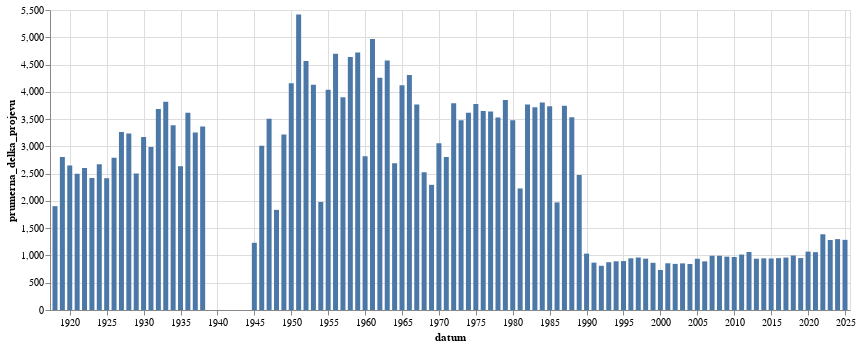

The code cell stored with this chart in its notebook:
### Code cell
alt.Chart(
    kontrola_delky.filter(pl.col('datum').dt.year() >= 1918).to_pandas(),
    width=800
).mark_bar().encode(
    alt.X('datum:T'),
    alt.Y('prumerna_delka_projevu:Q')
)

### Figure 1 — Vega-Lite specification as saved in the notebook (floating-point values rounded to 4 significant figures)
{"config": {"view": {"continuousWidth": 300, "continuousHeight": 300}}, "data": {"name": "data-3219122ea226f43803c2bcaff7624bf9"}, "mark": {"type": "bar"}, "encoding": {"x": {"field": "datum", "type": "temporal"}, "y": {"field": "prumerna_delka_projevu", "type": "quantitative"}}, "width": 800, "$schema": "https://vega.github.io/schema/vega-lite/v5.8.0.json", "datasets": {"data-3219122ea226f43803c2bcaff7624bf9": [{"datum": "1918-01-01T00:00:00", "delka_textu": 1307868, "id": 687, "prumerna_delka_projevu": 1904.0}, {"datum": "1919-01-01T00:00:00", "delka_textu": 11755382, "id": 4194, "prumerna_delka_projevu": 2803.0}, {"datum": "1920-01-01T00:00:00", "delka_textu": 15898067, "id": 5998, "prumerna_delka_projevu": 2651.0}, {"datum": "1921-01-01T00:00:00", "delka_textu": 20427916, "id": 8175, "prumerna_delka_projevu": 2499.0}, {"datum": "1922-01-01T00:00:00", "delka_textu": 20889856, "id": 8020, "prumerna_delka_projevu": 2605.0}, {"datum": "1923-01-01T00:00:00", "delka_textu": 13307427, "id": 5503, "prumerna_delka_projevu": 2418.0}, {"datum": "1924-01-01T00:00:00", "delka_textu": 15583407, "id": 5828, "prumerna_delka_projevu": 2674.0}, {"datum": "1925-01-01T00:00:00", "delka_textu": 11586594, "id": 4797, "prumerna_delka_projevu": 2415.0}, {"datum": "1926-01-01T00:00:00", "delka_textu": 21202547, "id": 7597, "prumerna_delka_projevu": 2791.0}, {"datum": "1927-01-01T00:00:00", "delka_textu": 21221102, "id": 6503, "prumerna_delka_projevu": 3263.0}, {"datum": "1928-01-01T00:00:00", "delka_textu": 20957175, "id": 6481, "prumerna_delka_projevu": 3234.0}, {"datum": "1929-01-01T00:00:00", "delka_textu": 10184589, "id": 4070, "prumerna_delka_projevu": 2502.0}, {"datum": "1930-01-01T00:00:00", "delka_textu": 25508059, "id": 8039, "prumerna_delka_projevu": 3173.0}, {"datum": "1931-01-01T00:00:00", "delka_textu": 19382424, "id": 6486, "prumerna_delka_projevu": 2988.0}, {"datum": "1932-01-01T00:00:00", "delka_textu": 14144243, "id": 3838, "prumerna_delka_projevu": 3685.0}, {"datum": "1933-01-01T00:00:00", "delka_textu": 16598305, "id": 4350, "prumerna_delka_projevu": 3816.0}, {"datum": "1934-01-01T00:00:00", "delka_textu": 11759465, "id": 3473, "prumerna_delka_projevu": 3386.0}, {"datum": "1935-01-01T00:00:00", "delka_textu": 9456131, "id": 3586, "prumerna_delka_projevu": 2637.0}, {"datum": "1936-01-01T00:00:00", "delka_textu": 13091707, "id": 3622, "prumerna_delka_projevu": 3614.0}, {"datum": "1937-01-01T00:00:00", "delka_textu": 11179775, "id": 3435, "prumerna_delka_projevu": 3255.0}, {"datum": "1938-01-01T00:00:00", "delka_textu": 5772730, "id": 1717, "prumerna_delka_projevu": 3362.0}, {"datum": "1945-01-01T00:00:00", "delka_textu": 1277718, "id": 1037, "prumerna_delka_projevu": 1232.0}, {"datum": "1946-01-01T00:00:00", "delka_textu": 10275904, "id": 3414, "prumerna_delka_projevu": 3010.0}, {"datum": "1947-01-01T00:00:00", "delka_textu": 9730333, "id": 2775, "prumerna_delka_projevu": 3506.0}, {"datum": "1948-01-01T00:00:00", "delka_textu": 6017588, "id": 3278, "prumerna_delka_projevu": 1836.0}, {"datum": "1949-01-01T00:00:00", "delka_textu": 3208851, "id": 998, "prumerna_delka_projevu": 3215.0}, {"datum": "1950-01-01T00:00:00", "delka_textu": 2031837, "id": 489, "prumerna_delka_projevu": 4155.0}, {"datum": "1951-01-01T00:00:00", "delka_textu": 2123661, "id": 392, "prumerna_delka_projevu": 5418.0}, {"datum": "1952-01-01T00:00:00", "delka_textu": 1890643, "id": 414, "prumerna_delka_projevu": 4567.0}, {"datum": "1953-01-01T00:00:00", "delka_textu": 1293118, "id": 313, "prumerna_delka_projevu": 4131.0}, {"datum": "1954-01-01T00:00:00", "delka_textu": 1245616, "id": 629, "prumerna_delka_projevu": 1980.0}, {"datum": "1955-01-01T00:00:00", "delka_textu": 852137, "id": 211, "prumerna_delka_projevu": 4039.0}, {"datum": "1956-01-01T00:00:00", "delka_textu": 1602642, "id": 341, "prumerna_delka_projevu": 4700.0}, {"datum": "1957-01-01T00:00:00", "delka_textu": 1396502, "id": 358, "prumerna_delka_projevu": 3901.0}, {"datum": "1958-01-01T00:00:00", "delka_textu": 1582363, "id": 341, "prumerna_delka_projevu": 4640.0}, {"datum": "1959-01-01T00:00:00", "delka_textu": 1501393, "id": 318, "prumerna_delka_projevu": 4721.0}, {"datum": "1960-01-01T00:00:00", "delka_textu": 1964371, "id": 697, "prumerna_delka_projevu": 2818.0}, {"datum": "1961-01-01T00:00:00", "delka_textu": 2011835, "id": 405, "prumerna_delka_projevu": 4967.0}, {"datum": "1962-01-01T00:00:00", "delka_textu": 940516, "id": 221, "prumerna_delka_projevu": 4256.0}, {"datum": "1963-01-01T00:00:00", "delka_textu": 1395529, "id": 305, "prumerna_delka_projevu": 4576.0}, {"datum": "1964-01-01T00:00:00", "delka_textu": 2825784, "id": 1051, "prumerna_delka_projevu": 2689.0}, {"datum": "1965-01-01T00:00:00", "delka_textu": 1956148, "id": 475, "prumerna_delka_projevu": 4118.0}, {"datum": "1966-01-01T00:00:00", "delka_textu": 2274660, "id": 528, "prumerna_delka_projevu": 4308.0}, {"datum": "1967-01-01T00:00:00", "delka_textu": 1976762, "id": 525, "prumerna_delka_projevu": 3765.0}, {"datum": "1968-01-01T00:00:00", "delka_textu": 5060409, "id": 2005, "prumerna_delka_projevu": 2524.0}, {"datum": "1969-01-01T00:00:00", "delka_textu": 3843527, "id": 1675, "prumerna_delka_projevu": 2295.0}, {"datum": "1970-01-01T00:00:00", "delka_textu": 2984916, "id": 977, "prumerna_delka_projevu": 3055.0}, {"datum": "1971-01-01T00:00:00", "delka_textu": 2859178, "id": 1019, "prumerna_delka_projevu": 2806.0}, {"datum": "1972-01-01T00:00:00", "delka_textu": 2280513, "id": 602, "prumerna_delka_projevu": 3788.0}, {"datum": "1973-01-01T00:00:00", "delka_textu": 2979682, "id": 856, "prumerna_delka_projevu": 3481.0}, {"datum": "1974-01-01T00:00:00", "delka_textu": 2907392, "id": 804, "prumerna_delka_projevu": 3616.0}, {"datum": "1975-01-01T00:00:00", "delka_textu": 3403655, "id": 901, "prumerna_delka_projevu": 3778.0}, {"datum": "1976-01-01T00:00:00", "delka_textu": 2377687, "id": 652, "prumerna_delka_projevu": 3647.0}, {"datum": "1977-01-01T00:00:00", "delka_textu": 2812937, "id": 773, "prumerna_delka_projevu": 3639.0}, {"datum": "1978-01-01T00:00:00", "delka_textu": 2884966, "id": 817, "prumerna_delka_projevu": 3531.0}, {"datum": "1979-01-01T00:00:00", "delka_textu": 2531995, "id": 658, "prumerna_delka_projevu": 3848.0}, {"datum": "1980-01-01T00:00:00", "delka_textu": 2583903, "id": 743, "prumerna_delka_projevu": 3478.0}, {"datum": "1981-01-01T00:00:00", "delka_textu": 1918899, "id": 861, "prumerna_delka_projevu": 2229.0}, {"datum": "1982-01-01T00:00:00", "delka_textu": 2874361, "id": 763, "prumerna_delka_projevu": 3767.0}, {"datum": "1983-01-01T00:00:00", "delka_textu": 3252565, "id": 875, "prumerna_delka_projevu": 3717.0}, {"datum": "1984-01-01T00:00:00", "delka_textu": 2678633, "id": 704, "prumerna_delka_projevu": 3805.0}, {"datum": "1985-01-01T00:00:00", "delka_textu": 2414349, "id": 646, "prumerna_delka_projevu": 3737.0}, {"datum": "1986-01-01T00:00:00", "delka_textu": 1613605, "id": 818, "prumerna_delka_projevu": 1973.0}, {"datum": "1987-01-01T00:00:00", "delka_textu": 2437998, "id": 651, "prumerna_delka_projevu": 3745.0}, {"datum": "1988-01-01T00:00:00", "delka_textu": 3154971, "id": 893, "prumerna_delka_projevu": 3533.0}, {"datum": "1989-01-01T00:00:00", "delka_textu": 4488836, "id": 1815, "prumerna_delka_projevu": 2473.0}, {"datum": "1990-01-01T00:00:00", "delka_textu": 16714376, "id": 16166, "prumerna_delka_projevu": 1034.0}, {"datum": "1991-01-01T00:00:00", "delka_textu": 27081346, "id": 31201, "prumerna_delka_projevu": 868.0}, {"datum": "1992-01-01T00:00:00", "delka_textu": 20677172, "id": 25505, "prumerna_delka_projevu": 810.7}, {"datum": "1993-01-01T00:00:00", "delka_textu": 8195323, "id": 9355, "prumerna_delka_projevu": 876.0}, {"datum": "1994-01-01T00:00:00", "delka_textu": 6926695, "id": 7757, "prumerna_delka_projevu": 893.0}, {"datum": "1995-01-01T00:00:00", "delka_textu": 8281229, "id": 9230, "prumerna_delka_projevu": 897.2}, {"datum": "1996-01-01T00:00:00", "delka_textu": 9050140, "id": 9556, "prumerna_delka_projevu": 947.1}, {"datum": "1997-01-01T00:00:00", "delka_textu": 15863712, "id": 16487, "prumerna_delka_projevu": 962.2}, {"datum": "1998-01-01T00:00:00", "delka_textu": 11103116, "id": 11797, "prumerna_delka_projevu": 941.2}, {"datum": "1999-01-01T00:00:00", "delka_textu": 18045308, "id": 20855, "prumerna_delka_projevu": 865.3}, {"datum": "2000-01-01T00:00:00", "delka_textu": 18144117, "id": 24747, "prumerna_delka_projevu": 733.2}, {"datum": "2001-01-01T00:00:00", "delka_textu": 17943223, "id": 20940, "prumerna_delka_projevu": 856.9}, {"datum": "2002-01-01T00:00:00", "delka_textu": 14123415, "id": 16705, "prumerna_delka_projevu": 845.5}, {"datum": "2003-01-01T00:00:00", "delka_textu": 19032990, "id": 22270, "prumerna_delka_projevu": 854.6}, {"datum": "2004-01-01T00:00:00", "delka_textu": 17451978, "id": 20685, "prumerna_delka_projevu": 843.7}, {"datum": "2005-01-01T00:00:00", "delka_textu": 25428898, "id": 27067, "prumerna_delka_projevu": 939.5}, {"datum": "2006-01-01T00:00:00", "delka_textu": 17399702, "id": 19519, "prumerna_delka_projevu": 891.4}, {"datum": "2007-01-01T00:00:00", "delka_textu": 16971590, "id": 17063, "prumerna_delka_projevu": 994.6}, {"datum": "2008-01-01T00:00:00", "delka_textu": 18478523, "id": 18582, "prumerna_delka_projevu": 994.4}, {"datum": "2009-01-01T00:00:00", "delka_textu": 19819174, "id": 20256, "prumerna_delka_projevu": 978.4}, {"datum": "2010-01-01T00:00:00", "delka_textu": 12393312, "id": 12754, "prumerna_delka_projevu": 971.7}, {"datum": "2011-01-01T00:00:00", "delka_textu": 18155631, "id": 17863, "prumerna_delka_projevu": 1016.0}, {"datum": "2012-01-01T00:00:00", "delka_textu": 15485379, "id": 14545, "prumerna_delka_projevu": 1065.0}, {"datum": "2013-01-01T00:00:00", "delka_textu": 9041611, "id": 9617, "prumerna_delka_projevu": 940.2}, {"datum": "2014-01-01T00:00:00", "delka_textu": 19873165, "id": 20982, "prumerna_delka_projevu": 947.2}, {"datum": "2015-01-01T00:00:00", "delka_textu": 20485745, "id": 21689, "prumerna_delka_projevu": 944.5}, {"datum": "2016-01-01T00:00:00", "delka_textu": 21983910, "id": 23107, "prumerna_delka_projevu": 951.4}, {"datum": "2017-01-01T00:00:00", "delka_textu": 17688989, "id": 18405, "prumerna_delka_projevu": 961.1}, {"datum": "2018-01-01T00:00:00", "delka_textu": 20801452, "id": 20813, "prumerna_delka_projevu": 999.4}, {"datum": "2019-01-01T00:00:00", "delka_textu": 23964105, "id": 25173, "prumerna_delka_projevu": 952.0}, {"datum": "2020-01-01T00:00:00", "delka_textu": 25457939, "id": 23791, "prumerna_delka_projevu": 1070.0}, {"datum": "2021-01-01T00:00:00", "delka_textu": 21330637, "id": 20121, "prumerna_delka_projevu": 1060.0}, {"datum": "2022-01-01T00:00:00", "delka_textu": 29020500, "id": 20908, "prumerna_delka_projevu": 1388.0}, {"datum": "2023-01-01T00:00:00", "delka_textu": 31637316, "id": 24661, "prumerna_delka_projevu": 1283.0}, {"datum": "2024-01-01T00:00:00", "delka_textu": 31100314, "id": 23935, "prumerna_delka_projevu": 1299.0}, {"datum": "2025-01-01T00:00:00", "delka_textu": 16434553, "id": 12781, "prumerna_delka_projevu": 1286.0}]}}
